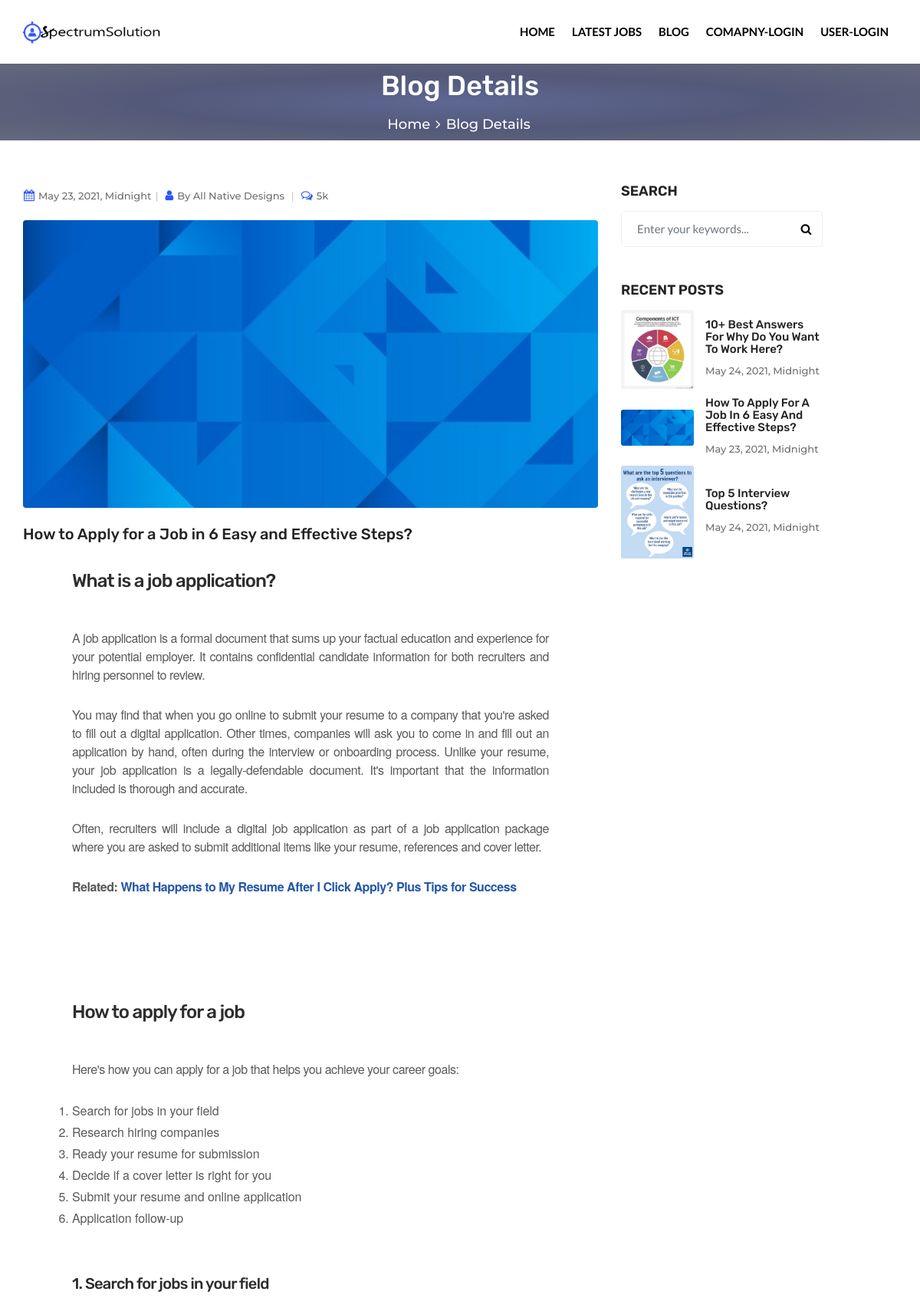
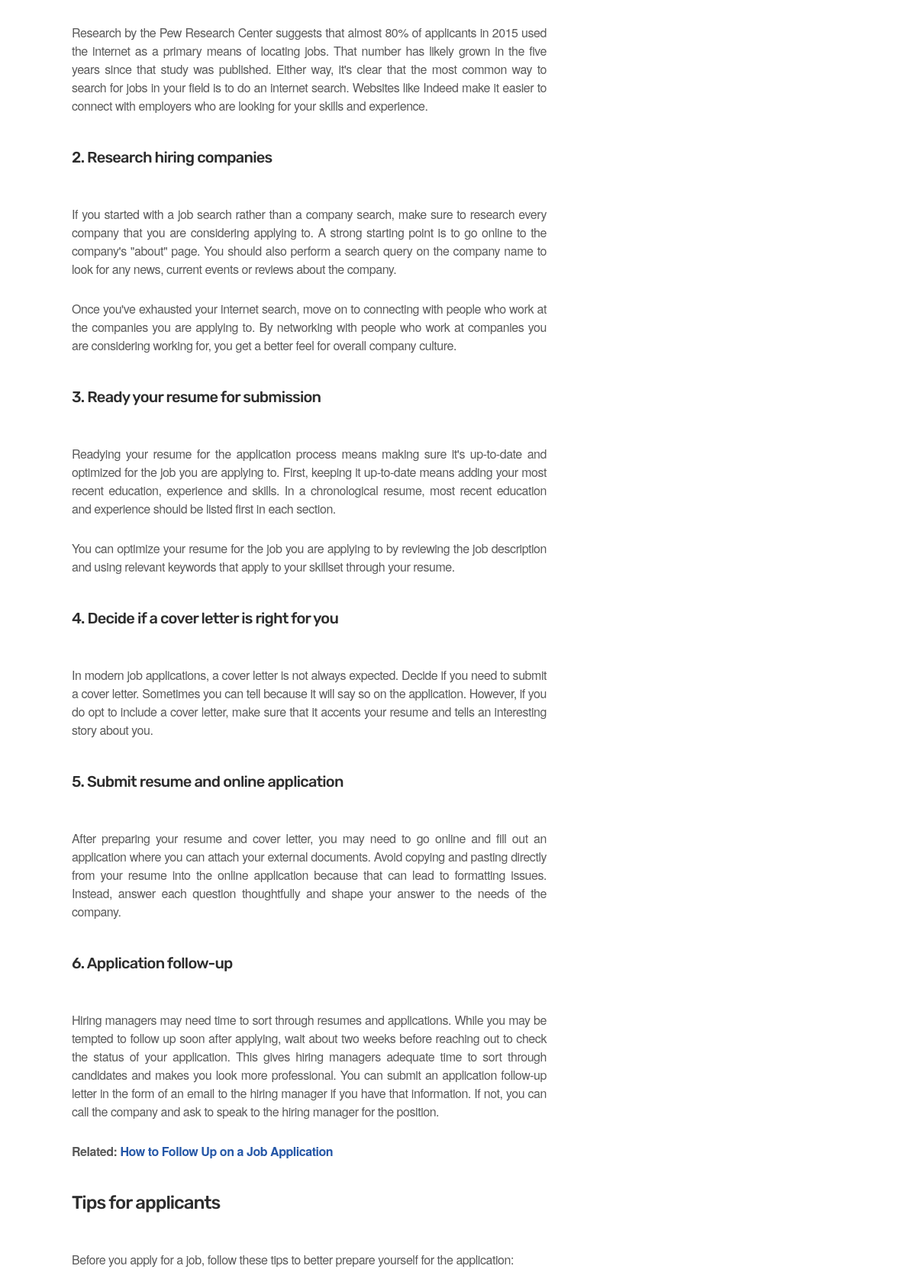
The app's page /blog/display-post/7/ (upper part) with its own data (2 pictures, top to bottom).
### blog/models.py (models this page shows, shortened)
class post(models.Model):
    post_id= models.AutoField(primary_key=True)
    title = models.CharField(max_length=255 ,default="")
    author =models.ForeignKey(User, on_delete=models.CASCADE)
    slug = models.CharField(max_length=130)
    timeStamp = models.DateTimeField()
    thumbnail = models.ImageField(upload_to='shop/images', default="")
    status=models.BooleanField(default="False")
    content = HTMLField()
    acceptpost = AcceptedpostManager()
    objects =models.Manager()

### blog/views.py (the view)
# urls.py: path('display-post/<int:id>/' ,  views.post_detail,name="displaypost"),
def post_detail(request ,id):
    dataa = post.objects.get(post_id =id)
    datar = post.objects.filter().order_by('-post_id')[0:3]
    d={'i':dataa,'data1':datar}
    return render(request , 'blog/blog-details.html',d)

### blog/templates/blog/blog-details.html (shortened to what this page needs)
{% extends 'base.html'%}
{% block content%}
<div class="page-content bg-white">
    <div class="dez-bnr-inr overlay-black-middle" style="background-image:url(images/banner/bnr1.jpg);height:100px;">
        <div class="container">
            <div class="dez-bnr-inr-entry">
                <h1 class="text-white">Blog Details</h1>
                <div class="breadcrumb-row">
                    <ul class="list-inline">
                        <li><a href="/blog">Home</a></li>
                        <li>Blog Details</li>
                    </ul>
                </div>
            </div>
        </div>
    </div>
    <div class="content-area">
        <div class="container">
            <div class="row">
                <div class="col-lg-8 col-md-7 m-b10">
                    <div class="blog-post blog-single blog-style-1">
                        <div class="dez-post-meta">
                            <ul class="d-flex align-items-center">
                                <li class="post-date"><i class="fa fa-calendar"></i>{{i.timeStamp}}</li>
                                <li class="post-author"><i class="fa fa-user"></i>By <a href="#">{{i.author.username}}</a>
                                </li>
                                <li class="post-comment"><i class="fa fa-comments-o"></i><a href="#">5k</a></li>
                            </ul>
                        </div>
                        <div class="dez-post-media dez-img-effect zoom-slow m-t20"><a href="#"><img
                                src="{{i.thumbnail.url}}" alt=""></a></div>
                        <div class="dez-post-text">
                            <h5>{{i.title}}</h5>
                            <p>
                                 {% autoescape off%}
                                {{i.content}}
                                {% endautoescape%}
                            </p>
                        </div>
                    </div>
                            {% load social_share %}
                </div>
                <div class="col-lg-3 col-md-4 sticky-top">
                    <aside class="side-bar">
                        <div class="widget">
                            <h6 class="widget-title style-1">Search</h6>
                            <div class="search-bx style-1">
                                <form role="search" method="post" action="{% url 'postserch'%}">
                                    <div class="input-group">
                                        <input name="query" class="form-control" placeholder="Enter your keywords..."
                                               type="text">
                                        <span class="input-group-btn">
												<button type="submit" class="fa fa-search text-primary"></button>
                                            </span>
                                    </div>
                                </form>
                            </div>
                        </div>
                        <div class="widget recent-posts-entry">
                            <h6 class="widget-title style-1">Recent Posts</h6>
                            <div class="widget-post-bx">
                                {% for i in data1%}
                                <div class="widget-post clearfix">
                                    <div class="dez-post-media"><img src="{{i.thumbnail.url}}" width="200"
                                                                     height="143" alt=""></div>
                                    <div class="dez-post-info">
                                        <div class="dez-post-header">
                                            <h6 class="post-title"><a href="#">{{i.title}}</a></h6>
                                        </div>
                                        <div class="dez-post-meta">
                                            <ul class="d-flex align-items-center">
                                                <li class="post-date">{{i.timeStamp}}</li>
                                            </ul>
                                        </div>
                                    </div>
                                </div>
                                {%endfor%}
                            </div>
                        </div>
                    </aside>
                </div>
            </div>
        </div>
    </div>
</div>
</div>
{% endblock%}

### job/static/css/templete.css (style rules this page uses)
.blog-style-1 .dez-post-meta { margin-bottom: 10px; padding:25px 5px 0; }

### records on screen
post: timeStamp "May 23, 2021, Midnight", author.username "All Native Designs", thumbnail (picture), title "How to Apply for a Job in 6 Easy and Effective Steps?", content "What is a job application? A job application is a formal document that sums up your factual education and experience for your potential employer. It contains confidential candidate information for both recruiters and hiring personnel to review. You may find that when you go online to submit your resume to a company that you're asked to fill out a digital application. Other times, companies will ask you to come in and fill out an application by hand, often during the interview or onboarding process. Unlike your resume, your job application is a legally-defendable document. It's important that the information included is thorough and accurate. Often, recruiters will include a digital job…", title "How To Apply For A Job In 6 Easy And Effective Steps?"
post: thumbnail (picture), title "10+ Best Answers For Why Do You Want To Work Here?", timeStamp "May 24, 2021, Midnight"
post: thumbnail (picture), title "Top 5 Interview Questions?", timeStamp "May 24, 2021, Midnight"
